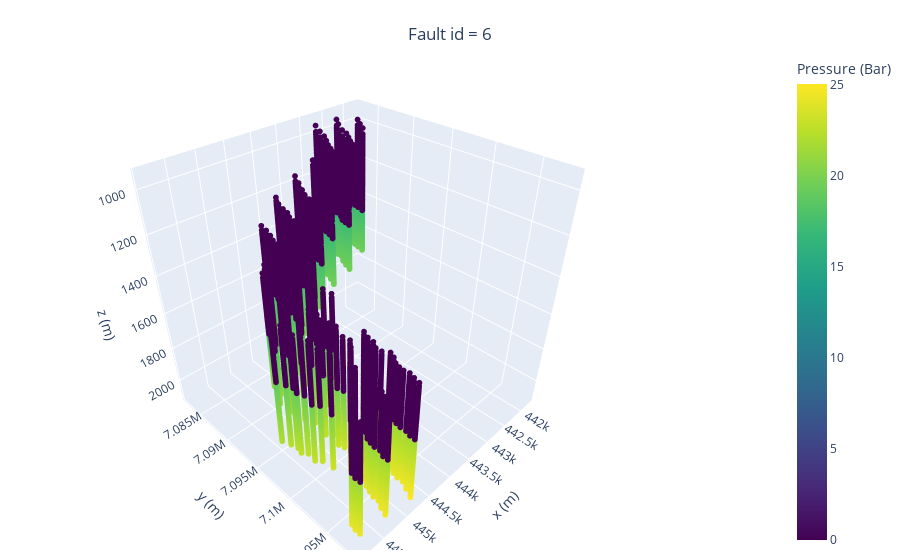

Here is the notebook cell this chart was saved with:
### Markdown cell above
# Interactive 3D: 1 plot

### Code cell
# parameters
fault_id = 0; year = 2050; year_list = [2030, 2040, 2050, 2060, 2550, 3050]
# load data
coor_fault = np.load('results/JD_Sula_2025_flow_coor&fault.npy')
pres = np.load('results/case1_PRES.npy')

# Filter data for the specific k layer
x_coor = coor_fault[:,:,:,0][coor_fault[:,:,:,3] == fault_id]
y_coor = coor_fault[:,:,:,1][coor_fault[:,:,:,3] == fault_id]
z_coor = coor_fault[:,:,:,2][coor_fault[:,:,:,3] == fault_id]
pres_val = pres[:,:,:,year_list.index(year)][coor_fault[:,:,:,3] == fault_id]/1000 # convert to MPa

# Create subplots
fig = make_subplots(
    rows=1, cols=1,
    specs=[[{'type': 'scatter3d'}]],
    # subplot_titles=('Temperature Distribution', 'Pressure Distribution')
)

# Pressure plot
pressure_scatter = go.Scatter3d(
    x=x_coor,
    y=y_coor,
    z=z_coor,
    mode='markers',
    marker=dict(
        size=2,
        color=pres_val,
        colorscale='viridis',
        colorbar=dict(
            title='Pressure (Bar)',
            x=1.1,  # Positioning the color bar
            # xanchor='right'
        ),
        showscale=True
    ),
    name='Pressure'
)

fig.add_trace(pressure_scatter, row=1, col=1)

# Update layout
fig.update_layout(
    title={
        'text': 'Fault id = 6',
        'y':0.95,
        'x':0.5,
        'xanchor': 'center',
        'yanchor': 'top'
    },
    legend=dict(
        orientation='h',
        yanchor='bottom',
        y=1.1,
        xanchor='left',
        x=1.1
    ),
    scene=dict(
        xaxis_title='x (m)',
        yaxis_title='y (m)',
        zaxis=dict(
            title='z (m)',
            autorange='reversed' # reverse z-axis
        )
    ),
    margin=dict(l=0, r=10, b=10, t=50)
)

# Show plot
fig.show()

### Figure 1 — Plotly figure (JSON) as saved in the notebook; plotly's stock layout.template omitted (floating-point values rounded to 4 significant figures; data arrays with more than 128 entries replaced by an {"elided": "..."} marker saying what was removed)
{"data": [{"marker": {"color": {"elided": "9717 float values"}, "colorbar": {"title": {"text": "Pressure (Bar)"}, "x": 1.1}, "colorscale": [[0, "#440154"], [0.1111, "#482878"], [0.2222, "#3e4989"], [0.3333, "#31688e"], [0.4444, "#26828e"], [0.5556, "#1f9e89"], [0.6667, "#35b779"], [0.7778, "#6ece58"], [0.8889, "#b5de2b"], [1, "#fde725"]], "showscale": true, "size": 2}, "mode": "markers", "name": "Pressure", "scene": "scene", "type": "scatter3d", "x": {"elided": "9717 float values"}, "y": {"elided": "9717 float values"}, "z": {"elided": "9717 float values"}}], "layout": {"legend": {"orientation": "h", "x": 1.1, "xanchor": "left", "y": 1.1, "yanchor": "bottom"}, "margin": {"b": 10, "l": 0, "r": 10, "t": 50}, "scene": {"domain": {"x": [0, 1], "y": [0, 1]}, "xaxis": {"title": {"text": "x (m)"}}, "yaxis": {"title": {"text": "y (m)"}}, "zaxis": {"autorange": "reversed", "title": {"text": "z (m)"}}}, "title": {"text": "Fault id = 6", "x": 0.5, "xanchor": "center", "y": 0.95, "yanchor": "top"}}}
